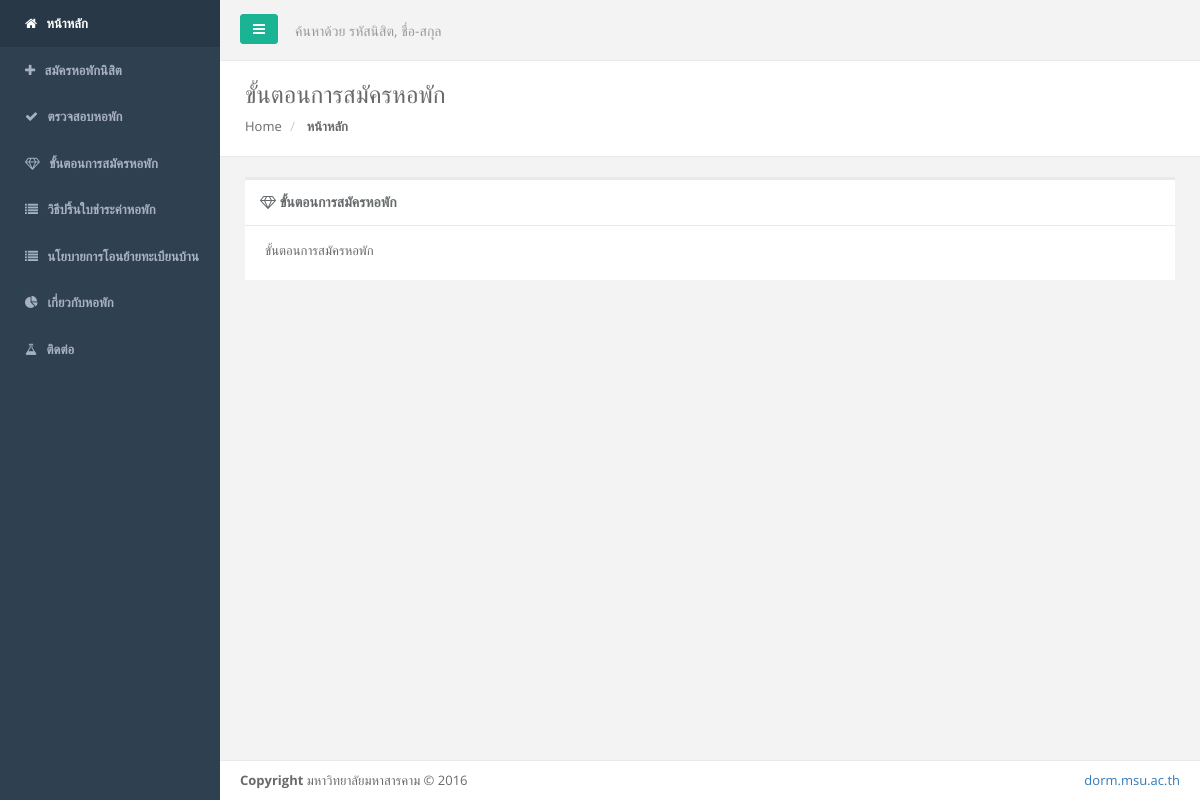
Page /index.php/admin_system/help_register on the committed database.
### tables this page shows
CREATE TABLE IF NOT EXISTS `tbl_menu_user` (
  `me_id` int(1) NOT NULL AUTO_INCREMENT,
  `home` varchar(50) NOT NULL,
  `register` varchar(50) NOT NULL,
  `check_dorm` varchar(50) NOT NULL,
  `help_regis` varchar(50) NOT NULL,
  `help_print` varchar(255) NOT NULL,
  `help_lop` varchar(255) NOT NULL,
  `about` varchar(50) NOT NULL,
  `contact` varchar(50) NOT NULL,
  PRIMARY KEY (`me_id`)
);

CREATE TABLE IF NOT EXISTS `tbl_genaral` (
  `g_id` int(11) NOT NULL AUTO_INCREMENT,
  `g_data` text NOT NULL,
  PRIMARY KEY (`g_id`)
);

### application/controllers/Admin_system.php (called while the page is built, shortened)
<?php
Class Admin_system extends CI_Controller{
	public function __construct(){
		$this->load->model('admin_system_model');
	}
	public function help_register(){
		$q = $this->admin_system_model->get_help();
		$data = array(
			'rs' => $q->result()
		);
		$this->load->view('system/help-register',$data);
	}
}

### index.php (called while the page is built, shortened)
<?php
require_once BASEPATH.'core/CodeIgniter.php';

### application/models/Admin_system_model.php (called while the page is built, shortened)
<?php
Class Admin_system_model extends CI_Model{
	public function get_help(){
		return $this->db->where('g_id',2)->get('tbl_genaral');
	}
}

### application/views/template/user/lib-top.php (the view, shortened to what this page needs)
<?php
$q = $this->db->where('me_id','1')->get('tbl_menu_user');
$result = $q->result();
?>
<!DOCTYPE html>
<html>
<head>
    <link href="css/bootstrap.min.css" rel="stylesheet">
    <link href="font-awesome/css/font-awesome.css" rel="stylesheet">
    <link href="css/plugins/iCheck/custom.css" rel="stylesheet">
    <link href="css/plugins/sweetalert/sweetalert.css" rel="stylesheet">
    <link href="css/plugins/dataTables/datatables.min.css" rel="stylesheet">
    <link href="css/animate.css" rel="stylesheet">
    <link href="css/style.css" rel="stylesheet">
    <link href="css/plugins/awesome-bootstrap-checkbox/awesome-bootstrap-checkbox.css" rel="stylesheet">
    <link rel="stylesheet" href="//code.jquery.com/ui/1.12.1/themes/base/jquery-ui.css">
    <link rel="stylesheet" type="text/css" href="https://cdn.jsdelivr.net/npm/cookieconsent@3/build/cookieconsent.min.css" />
</head>
<body id="body">
    <div id="wrapper">
    <nav class="navbar-default navbar-static-side" role="navigation">
        <div class="sidebar-collapse">
            <ul class="nav metismenu" id="side-menu">
                <li class="<?php if($this->uri->segment(1) == 'welcome'){echo "active";} ?>">
                    <a href="welcome"><i class="fa fa-home"></i> <span class="nav-label">
                        <?=$result[0]->home?>
                    </span></a>
                </li>
                <li class="<?php if($this->uri->segment(1) == 'register'){echo "active";} ?>">
                    <a href="register"><i class="fa fa-plus"></i> <span class="nav-label">
                        <?=$result[0]->register?>
                    </span></a>
                </li>
                <li class="<?php if($this->uri->segment(1) == 'check-dorm'){echo "active";} ?>">
                    <a href="check-dorm"><i class="fa fa-check"></i> <span class="nav-label">
                        <?=$result[0]->check_dorm?>
                    </span></a>
                </li>
                <li class="<?php if($this->uri->segment(1) == 'help-register'){echo "active";} ?>">
                    <a href="help-register"><i class="fa fa-diamond"></i> <span class="nav-label">
                        <?=$result[0]->help_regis?>
                    </span></a>
                </li>
                <li class="<?php if($this->uri->segment(1) == 'help-print'){echo "active";} ?>">
                    <a href="help-print"><i class="fa fa-list"></i> <span class="nav-label">
                        <?=$result[0]->help_print?>
                    </span></a>
                </li>
                <li class="<?php if($this->uri->segment(1) == 'help-lop'){echo "active";} ?>">
                    <a href="help-lop"><i class="fa fa-list"></i> <span class="nav-label">
                        <?=$result[0]->help_lop?>
                    </span></a>
                </li>
                <li class="<?php if($this->uri->segment(1) == 'about'){echo "active";} ?>">
                    <a href="about"><i class="fa fa-pie-chart"></i> <span class="nav-label">
                        <?=$result[0]->about?>
                    </span>  </a>
                </li>
                <li class="<?php if($this->uri->segment(1) == 'contact'){echo "active";} ?>">
                    <a href="contact"><i class="fa fa-flask"></i> <span class="nav-label">
                        <?=$result[0]->contact?>
                    </span></a>
                </li>
            </ul>
        </div>
    </nav>
        <div id="page-wrapper" class="gray-bg">
        <div class="row border-bottom">
        <nav class="navbar navbar-static-top" role="navigation" style="margin-bottom: 0">
        <div class="navbar-header">
            <a class="navbar-minimalize minimalize-styl-2 btn btn-primary " href="#"><i class="fa fa-bars"></i> </a>
            <form action="search" role="search" method="get" class="navbar-form-custom">
                <div class="form-group">
                    <input name="q" type="text" placeholder="ค้นหาด้วย รหัสนิสิต, ชื่อ-สกุล" required class="form-control" name="top-search" id="top-search" value="<?php if(@$_GET['q'] != ''){echo @$_GET['q'];} ?>">
                </div>
            </form>
        </div>
        </nav>
        </div>

### application/views/system/help-register.php (shortened to what this page needs)
<?php $this->load->view('template/user/lib-top'); ?>
<div class="row wrapper border-bottom white-bg page-heading">
    <div class="col-lg-12">
    <h2>ขั้นตอนการสมัครหอพัก</h2>
        <ol class="breadcrumb">
            <li>
                <a href="admin-welcome">Home</a>
            </li>
            <li class="active">
                <strong>หน้าหลัก</strong>
            </li>
        </ol>
    </div>
</div>
<div class="row">
    <div class="col-lg-12">
        <div class="wrapper wrapper-content animated fadeInRight">
        	<div class="i-box">
                <div class="ibox-title">
                    <h5>
                        <i class="fa fa-diamond"></i>
                        ขั้นตอนการสมัครหอพัก
                    </h5>
                </div>
                <div class="ibox-content">
                    <?=$rs[0]->g_data?>
                </div>
            </div>
        </div>
    </div>
</div>

### rows in the picture
tbl_menu_user: home "หน้าหลัก", register "สมัครหอพักนิสิต", check_dorm "ตรวจสอบหอพัก", help_regis "ขั้นตอนการสมัครหอพัก", help_print "วิธีปริ้นใบชำระค่าหอพัก", help_lop "นโยบายการโอนย้ายทะเบียนบ้าน", about "เกี่ยวกับหอพัก", contact "ติดต่อ"
tbl_genaral: g_data "ขั้นตอนการสมัครหอพัก"
